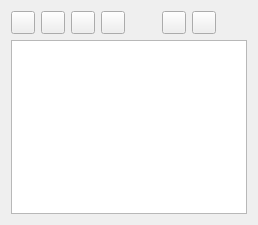
<?xml version="1.0" encoding="UTF-8"?>
<ui version="4.0">
 <class>ProjectPanel</class>
 <widget class="QWidget" name="projetPanel">
  <property name="geometry">
   <rect>
    <x>0</x>
    <y>0</y>
    <width>258</width>
    <height>225</height>
   </rect>
  </property>
  <layout class="QVBoxLayout" name="verticalLayout">
   <item>
    <layout class="QHBoxLayout" name="horizontalLayout">
     <item>
      <widget class="QToolButton" name="btn_newProject">
       <property name="toolTip">
        <string>New project</string>
       </property>
      </widget>
     </item>
     <item>
      <widget class="QToolButton" name="btn_openProject">
       <property name="toolTip">
        <string>Open project</string>
       </property>
      </widget>
     </item>
     <item>
      <widget class="QToolButton" name="btn_saveProject">
       <property name="toolTip">
        <string>Save project</string>
       </property>
      </widget>
     </item>
     <item>
      <widget class="QToolButton" name="btn_saveProjectAs">
       <property name="toolTip">
        <string>Save project as...</string>
       </property>
      </widget>
     </item>
     <item>
      <spacer name="horizontalSpacer_1">
       <property name="orientation">
        <enum>Qt::Orientation::Horizontal</enum>
       </property>
       <property name="sizeType">
        <enum>QSizePolicy::Policy::MinimumExpanding</enum>
       </property>
       <property name="sizeHint" stdset="0">
        <size>
         <width>0</width>
         <height>0</height>
        </size>
       </property>
      </spacer>
     </item>
     <item>
      <widget class="QToolButton" name="btn_addItem">
       <property name="toolTip">
        <string>Add files to project</string>
       </property>
      </widget>
     </item>
     <item>
      <widget class="QToolButton" name="btn_removeItem">
       <property name="toolTip">
        <string>Remove file from project</string>
       </property>
      </widget>
     </item>
     <item>
      <spacer name="horizontalSpacer_2">
       <property name="orientation">
        <enum>Qt::Orientation::Horizontal</enum>
       </property>
       <property name="sizeHint" stdset="0">
        <size>
         <width>0</width>
         <height>0</height>
        </size>
       </property>
      </spacer>
     </item>
    </layout>
   </item>
   <item>
    <widget class="QTreeView" name="treeView">
     <property name="autoFillBackground">
      <bool>true</bool>
     </property>
     <property name="frameShadow">
      <enum>QFrame::Shadow::Raised</enum>
     </property>
     <property name="editTriggers">
      <set>QAbstractItemView::EditTrigger::NoEditTriggers</set>
     </property>
     <property name="alternatingRowColors">
      <bool>true</bool>
     </property>
     <property name="sortingEnabled">
      <bool>true</bool>
     </property>
     <attribute name="headerVisible">
      <bool>false</bool>
     </attribute>
     <attribute name="headerDefaultSectionSize">
      <number>150</number>
     </attribute>
    </widget>
   </item>
  </layout>
 </widget>
 <resources/>
 <connections/>
</ui>
